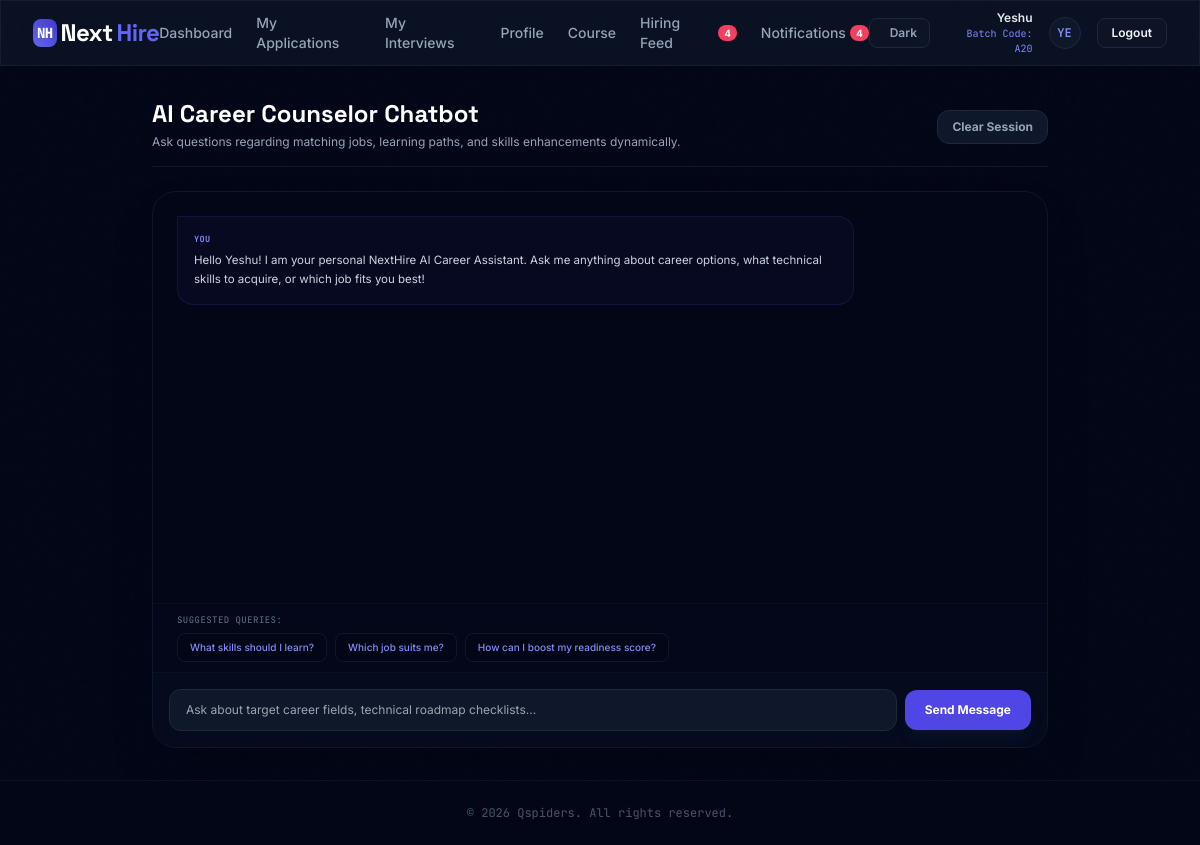
The app's page /trainee/chatbot/ (signed in) with its own data.
### accounts/models.py (models this page shows, shortened)
class CustomUser(AbstractUser):
    username = None  # Remove username field since email is used as username
    email = models.EmailField(unique=True)
    role = models.CharField(max_length=30, choices=Role.choices, default=Role.STUDENT)
    phone_number = models.CharField(max_length=15, blank=True, null=True)
    is_verified = models.BooleanField(default=False)
    objects = CustomUserManager()
    USERNAME_FIELD = 'email'
    REQUIRED_FIELDS = []

class TraineeProfile(models.Model):
    class DegreeChoices(models.TextChoices):
        BTECH = 'BTECH', 'Bachelor of Technology (B.Tech)'
        MTECH = 'MTECH', 'Master of Technology (M.Tech)'
        MCA = 'MCA', 'Master of Computer Applications (MCA)'
        MBA = 'MBA', 'Master of Business Administration (MBA)'
    user = models.OneToOneField(CustomUser, on_delete=models.CASCADE, related_name='trainee_profile')
    usn = models.CharField(max_length=50, unique=True, blank=True, null=True, verbose_name="Unique Student Number")
    courses = models.ManyToManyField(Course, blank=True, related_name='students')
    profile_image = models.ImageField(upload_to='student_photos/', blank=True, null=True)
    phone_number = models.CharField(max_length=15, blank=True, null=True)
    address = models.TextField(blank=True, null=True)
    date_of_birth = models.DateField(blank=True, null=True)
    gender = models.CharField(max_length=20, blank=True, null=True)
    city = models.CharField(max_length=100, blank=True, null=True)
    state = models.CharField(max_length=100, blank=True, null=True)
    country = models.CharField(max_length=100, blank=True, null=True)
    linkedin_url = models.URLField(blank=True, null=True)
    github_url = models.URLField(blank=True, null=True)
    portfolio_website = models.URLField(blank=True, null=True)
    batch_code = models.CharField(max_length=50, blank=True, null=True)
    batch_start_date = models.DateField(blank=True, null=True)
    batch_end_date = models.DateField(blank=True, null=True)
    current_status = models.CharField(
        max_length=50,
        choices=[('Training', 'Training'), ('Placement Ready', 'Placement Ready'), ('Placed', 'Placed'), ('Alumni', 'Alumni')],
        default='Training'
    )
    course_completion = models.JSONField(default=dict)
    batch_timing = models.CharField(
        max_length=20,
        choices=[('Morning', 'Morning'), ('Afternoon', 'Afternoon'), ('Evening', 'Evening')],
        blank=True,
        null=True
    )
    joining_date = models.DateField(blank=True, null=True)
    expected_completion_date = models.DateField(blank=True, null=True)
    is_course_editable = models.BooleanField(default=False)
    course_edit_request_status = models.CharField(
        max_length=20,
        choices=[('none', 'No Request'), ('pending', 'Pending Approval'), ('approved', 'Approved'), ('rejected', 'Rejected')],
        default='none'
    )
    degree = models.CharField(max_length=100, default="MCA")
    branch = models.CharField(max_length=100, default="Computer Science & Engineering")
    cgpa = models.DecimalField(max_digits=4, decimal_places=2, default=0.0)
    tenth_school = models.CharField(max_length=150, blank=True, null=True)
    tenth_board = models.CharField(max_length=100, blank=True, null=True)
    tenth_percentage = models.DecimalField(max_digits=5, decimal_places=2, blank=True, null=True)
    tenth_year = models.IntegerField(blank=True, null=True)
    twelfth_college = models.CharField(max_length=150, blank=True, null=True)
    twelfth_board = models.CharField(max_length=100, blank=True, null=True)
    twelfth_percentage = models.DecimalField(max_digits=5, decimal_places=2, blank=True, null=True)
    twelfth_year = models.IntegerField(blank=True, null=True)
    graduation_college = models.CharField(max_length=150, blank=True, null=True)
    graduation_university = models.CharField(max_length=150, blank=True, null=True)
    graduation_year = models.IntegerField(blank=True, null=True)
    has_post_graduation = models.BooleanField(default=False)
    pg_college = models.CharField(max_length=150, blank=True, null=True)
    pg_university = models.CharField(max_length=150, blank=True, null=True)
    pg_degree = models.CharField(max_length=100, blank=True, null=True)
    pg_branch = models.CharField(max_length=100, blank=True, null=True)
    pg_cgpa = models.DecimalField(max_digits=4, decimal_places=2, blank=True, null=True)
    pg_year = models.IntegerField(blank=True, null=True)
    skills = models.JSONField(default=list)
    certifications = models.JSONField(default=list)
    internships = models.JSONField(default=list)
    projects = models.JSONField(default=list)
    experience_years = models.IntegerField(default=0, blank=True, verbose_name="Years of Experience")
    placement_readiness_score = models.IntegerField(default=70)
    is_accredited_for_placement = models.BooleanField(default=True)
    approval_status = models.CharField(
        max_length=15,
        choices=[('pending', 'Pending Approval'), ('approved', 'Approved'), ('rejected', 'Rejected')],
        default='pending'
    )
    resume_file = models.FileField(upload_to='student_resumes/', blank=True, null=True)
    resume_uploaded_at = models.DateTimeField(blank=True, null=True)
    created_at = models.DateTimeField(auto_now_add=True)
    updated_at = models.DateTimeField(auto_now=True)

### trainees/views.py (the view, shortened to what this page needs)
# urls.py: path('chatbot/', views.student_chatbot_view, name='chatbot'),
@login_required
@user_passes_test(is_authorized_student, login_url='accounts:login')
def student_chatbot_view(req):
    trainee = get_object_or_404(TraineeProfile, user=req.user)
    chat_history = req.session.get('student_chat_history', [])
    if not chat_history:
        greeting = (
            f"Hello {req.user.get_full_name() or req.user.email}! "
            "I am your personal NextHire AI Career Assistant. "
            "Ask me anything about career options, what technical skills to acquire, or which job fits you best!"
        )
        chat_history.append({'role': 'ai', 'content': greeting})
        req.session['student_chat_history'] = chat_history
        req.session.modified = True
    return render(req, 'trainee/chatbot.html', {
        'trainee': trainee,
        'chat_messages': chat_history
    })

### templates/trainee/chatbot.html (shortened to what this page needs)
{% extends "base.html" %}
{% block content %}
<div class="space-y-6 animate-fade-in text-left max-w-4xl mx-auto flex flex-col h-[calc(100vh-120px)] md:h-[650px]">
    <div class="space-y-1.5 border-b border-slate-900 pb-4 shrink-0 flex items-center justify-between">
        <div class="space-y-1">
            <h1 class="text-xl sm:text-2xl font-black font-display text-white flex items-center gap-2">
                AI Career Counselor Chatbot
            </h1>
            <p class="text-xs text-slate-400">Ask questions regarding matching jobs, learning paths, and skills enhancements dynamically.</p>
        </div>
        <form method="POST" action="" class="inline">
            <button type="submit" class="px-3.5 py-2 rounded-xl border border-slate-800 bg-slate-900 hover:bg-slate-850 hover:text-white text-slate-400 text-xs font-bold transition-all cursor-pointer">
                Clear Session
            </button>
        </form>
    </div>
    <div class="flex-grow bg-slate-950 border border-slate-900 rounded-3xl overflow-hidden flex flex-col min-h-0 shadow-2xl">
        <div class="flex-grow overflow-y-auto p-6 space-y-4 min-h-0" id="chat-messages-container">
            {% for msg in chat_messages %}
                <div class="flex {% if msg.role == 'user' %}justify-end{% else %}justify-start{% endif %}">
                    <div class="max-w-[80%] rounded-2xl p-4 text-[11.5px] font-sans leading-relaxed
                        {% if msg.role == 'user' %}
                            bg-slate-900 border border-slate-800 text-slate-200 rounded-tr-none
                        {% else %}
                            bg-indigo-950/20 border border-indigo-900/30 text-slate-300 rounded-tl-none
                        {% endif %}">
                        <span class="block text-[8.5px] font-mono font-bold uppercase tracking-wider mb-1
                            {% if msg.role == 'user' %}text-slate-500{% else %}text-indigo-400{% endif %}">
                            {{ msg.role|yesno:"You,NextHire AI Advisor" }}
                        </span>
                        <div class="whitespace-pre-line">{{ msg.content }}</div>
                    </div>
                </div>
            {% endfor %}
        </div>
        <div class="px-6 py-2.5 bg-slate-900/10 border-t border-slate-900/40 shrink-0">
            <span class="text-[9px] text-slate-500 font-mono uppercase tracking-wider block mb-1.5">Suggested Queries:</span>
            <div class="flex flex-wrap gap-2">
                <button type="button" onclick="submitSuggestedQuery(this.innerText);" class="px-3 py-1.5 rounded-lg bg-slate-950 hover:bg-slate-900 border border-slate-900 text-[10px] text-indigo-400 hover:text-white cursor-pointer font-medium transition-all">
                    What skills should I learn?
                </button>
                <button type="button" onclick="submitSuggestedQuery(this.innerText);" class="px-3 py-1.5 rounded-lg bg-slate-950 hover:bg-slate-900 border border-slate-900 text-[10px] text-indigo-400 hover:text-white cursor-pointer font-medium transition-all">
                    Which job suits me?
                </button>
                <button type="button" onclick="submitSuggestedQuery(this.innerText);" class="px-3 py-1.5 rounded-lg bg-slate-950 hover:bg-slate-900 border border-slate-900 text-[10px] text-indigo-400 hover:text-white cursor-pointer font-medium transition-all">
                    How can I boost my readiness score?
                </button>
            </div>
        </div>
        <div class="p-4 bg-slate-900/30 border-t border-slate-900/60 shrink-0">
            <form method="POST" action="" class="flex items-center gap-2" id="chat-input-form">
                <input
                    type="text"
                    name="query"
                    id="chat-query"
                    required
                    placeholder="Ask about target career fields, technical roadmap checklists..."
                    class="flex-grow bg-slate-900 border border-slate-800 rounded-xl px-4 py-3 text-xs text-slate-100 placeholder-slate-650 focus:outline-none focus:ring-1 focus:ring-indigo-500"
                >
                <button type="submit" class="px-5 py-3 rounded-xl bg-indigo-600 hover:bg-indigo-700 text-xs font-bold text-white transition-all shadow-lg shadow-indigo-600/10 cursor-pointer text-center select-none shrink-0">
                    Send Message
                </button>
            </form>
        </div>
    </div>
</div>
{% endblock %}

### templates/base.html (shortened to what this page needs)
<!DOCTYPE html>
<html lang="en" class="dark">
<head>
    <script src="https://cdn.tailwindcss.com"></script>
</head>
<body class="bg-slate-950 text-slate-100 font-sans min-h-screen flex flex-col selection:bg-indigo-600 selection:text-white relative">
    <nav class="border-b border-slate-900 glass-panel sticky top-0 z-50 transition-all">
        <div class="max-w-7xl mx-auto px-4 sm:px-6 lg:px-8">
            <div class="flex items-center justify-between h-16">
                <div class="flex items-center gap-2">
                    <span class="text-2xl font-black font-display tracking-tight text-white flex items-center gap-1"><span class="bg-gradient-to-tr from-indigo-500 to-indigo-700 text-white p-1 rounded-lg text-sm font-mono shrink-0">NH</span>Next<span class="text-indigo-500">Hire</span></span>
                </div>
                <div class="hidden md:flex items-center gap-6 text-sm font-medium text-slate-400">
                    {% if request.user.is_authenticated %}
                        {% if request.user.role == 'trainee' %}
                            <a href="{% url 'trainees:dashboard' %}" class="hover:text-white transition-colors py-1 ">Dashboard</a>
                            <a href="{% url 'applications:tracking' %}" class="hover:text-white transition-colors py-1 ">My Applications</a>
                            <a href="{% url 'interviews:student_dashboard' %}" class="hover:text-white transition-colors py-1 ">My Interviews</a>
                            <a href="{% url 'trainees:profile' %}" class="hover:text-white transition-colors py-1 ">Profile</a>
                            <a href="{% url 'trainees:course_details' %}" class="hover:text-white transition-colors py-1 ">Course</a>
                            <a href="{% url 'jobs:feed' %}" class="hover:text-white transition-colors py-1 {% if 'jobs:feed' == request.resolver_match.view_name %}text-white border-b-2 border-indigo-500{% endif %} inline-flex items-center gap-1">Hiring Feed{% if unread_job_alerts_count %}<span class="bg-rose-500 text-white text-[10px] font-bold px-1.5 py-0.5 rounded-full inline-flex items-center justify-center min-w-[16px] h-4 leading-none">{{ unread_job_alerts_count }}</span>{% endif %}</a>
                            <a href="{% url 'notifications:list' %}" class="hover:text-white transition-colors py-1 {% if 'notifications:list' == request.resolver_match.view_name %}text-white border-b-2 border-indigo-500{% endif %} inline-flex items-center gap-1">Notifications{% if unread_notifications_count %}<span class="bg-rose-500 text-white text-[10px] font-bold px-1.5 py-0.5 rounded-full inline-flex items-center justify-center min-w-[16px] h-4 leading-none">{{ unread_notifications_count }}</span>{% endif %}</a>
                        {% endif %}
                    {% endif %}
                </div>
                <div class="flex items-center gap-4">
                    <button id="theme-toggle" class="px-3 py-1.5 rounded-lg border border-slate-800 bg-slate-900/40 hover:bg-slate-800 hover:border-slate-700 text-slate-400 hover:text-white transition-all cursor-pointer flex items-center gap-2 shrink-0 text-xs font-semibold" aria-label="Toggle theme">
                        <span id="theme-toggle-text">Dark</span>
                    </button>
                    {% if request.user.is_authenticated %}
                        <div class="hidden sm:flex flex-col items-end text-right">
                            <span class="text-xs font-semibold text-slate-200">{{ request.user.get_full_name|default:request.user.email }}</span>
                            {% if request.user.role == 'trainee' %}
                                <span class="text-[10px] font-mono text-indigo-400">Batch Code: {{ request.user.trainee_profile.batch_code }}</span>
                            {% elif request.user.role == 'trainer' %}
                                <span class="text-[10px] font-mono text-cyan-400">PLACEMENT OFFICER</span>
                            {% else %}
                                <span class="text-[10px] font-mono text-emerald-400">{{ request.user.role|upper }} ACCOUNT</span>
                            {% endif %}
                        </div>
                        {% if request.user.role == 'trainee' and request.user.trainee_profile.profile_image %}
                            <img src="{{ request.user.trainee_profile.profile_image.url }}" alt="Profile Photo" class="w-8 h-8 rounded-full border border-indigo-505 object-cover shrink-0">
                        {% else %}
                            <div class="w-8 h-8 rounded-full bg-slate-900 border border-slate-800 flex items-center justify-center text-xs font-mono font-bold text-indigo-400 uppercase shrink-0">
                                {{ request.user.email|slice:":2" }}
                            </div>
                        {% endif %}
                        <a href="{% url 'accounts:logout' %}" class="hidden sm:inline-block px-3.5 py-1.5 rounded-lg border border-slate-800 bg-slate-900/40 hover:bg-red-950/20 hover:border-red-900 hover:text-red-400 text-xs text-slate-350 font-semibold cursor-pointer transition-all">
                            Logout
                        </a>
                    {% endif %}
                </div>
            </div>
        </div>
    </nav>
    <main class="flex-grow max-w-7xl w-full mx-auto px-4 sm:px-6 lg:px-8 py-8">
        {% block content %}{% endblock %}
    </main>
    <footer class="border-t border-slate-900/80 bg-slate-950 py-6 text-center text-xs text-slate-600 font-mono">
        <div class="max-w-7xl mx-auto px-6 flex items-center justify-center">
            <span>&copy; 2026 <a href="https://qspiders.com/" target="_blank" class="hover:text-indigo-400 hover:underline transition-colors">Qspiders</a>. All rights reserved.</span>
        </div>
    </footer>
</body>
</html>

### records on screen
CustomUser: user.get_full_name "Yeshu", user.trainee_profile.batch_code "A20", user.email "YE"

### other values on screen
{{ unread_job_alerts_count }} "4"
{{ unread_notifications_count }} "4"
{{ msg.role|yesno:"You,NextHire AI Advisor" }} "YOU"
{{ msg.content }} "Hello Yeshu! I am your personal NextHire AI Career Assistant. Ask me anything about career options, what technical skills to acquire, or which job fits you best!"
